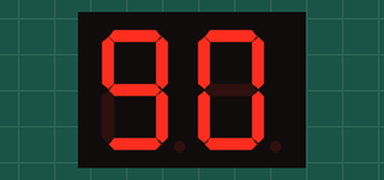
The sketch below on a simulated Arduino Uno, built with avr-gcc and run on an emulated ATmega328P. Parts: 2-digit seven-segment display. Wiring (inferred from the names in the program): 2-digit 7-segment display, segments lit when HIGH: segments pin 13, pin 12, pin 11, pin 10, pin 9, pin 8, pin 7, pin 6; digit selects pin 3, pin 2. The segment pins are drawn as the display they are named for.

Above: at 0.35 s.
At 5.2 s:
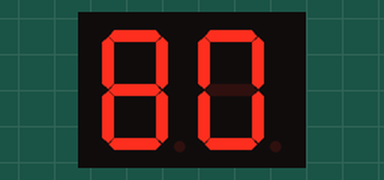
At 9.7 s:
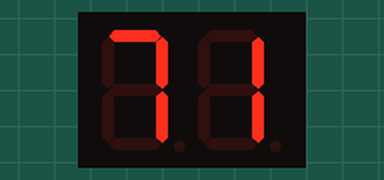
At 18.7 s:
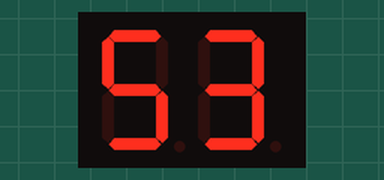
At 27.2 s:
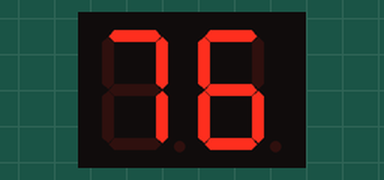
At 36.2 s:
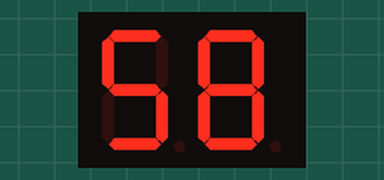

The sketch:

7Seg_2Digit_Counter.ino
```cpp
#define a 13
#define b 12
#define c 11
#define d 10
#define e 9
#define f 8
#define g 7
#define dot 6
#define com1 3
#define com2 2

int puluhan,satuan;
int yy;

void setup() {
  pinMode(a,OUTPUT);
  pinMode(b,OUTPUT);
  pinMode(c,OUTPUT);
  pinMode(d,OUTPUT);
  pinMode(e,OUTPUT);
  pinMode(f,OUTPUT);
  pinMode(g,OUTPUT);
  pinMode(dot,OUTPUT);
  pinMode(com1,OUTPUT);
  pinMode(com2,OUTPUT);
  yy=0;
}

void loop() {
  for(yy=90;yy>50;yy--){
    for(int tunda=0;tunda<5;tunda++){
      setAngka(yy);
    }

  }

}
```

7seg_simple.ino
```cpp
void angka(int xx){
  if(xx==0){
  digitalWrite(a,HIGH);
  digitalWrite(b,HIGH);
  digitalWrite(c,HIGH);
  digitalWrite(d,HIGH);
  digitalWrite(e,HIGH);
  digitalWrite(f,HIGH);
  digitalWrite(g,LOW);
  }

  if(xx==1){
  digitalWrite(a,LOW);
  digitalWrite(b,HIGH);
  digitalWrite(c,HIGH);
  digitalWrite(d,LOW);
  digitalWrite(e,LOW);
  digitalWrite(f,LOW);
  digitalWrite(g,LOW);
  }

  if(xx==2){
  digitalWrite(a,HIGH);
  digitalWrite(b,HIGH);
  digitalWrite(c,LOW);
  digitalWrite(d,HIGH);
  digitalWrite(e,HIGH);
  digitalWrite(f,LOW);
  digitalWrite(g,HIGH);
  }

  if(xx==3){
  digitalWrite(a,HIGH);
  digitalWrite(b,HIGH);
  digitalWrite(c,HIGH);
  digitalWrite(d,HIGH);
  digitalWrite(e,LOW);
  digitalWrite(f,LOW);
  digitalWrite(g,HIGH);
  }

  if(xx==4){
  digitalWrite(a,LOW);
  digitalWrite(b,HIGH);
  digitalWrite(c,HIGH);
  digitalWrite(d,LOW);
  digitalWrite(e,LOW);
  digitalWrite(f,HIGH);
  digitalWrite(g,HIGH);
  }

  if(xx==5){
  digitalWrite(a,HIGH);
  digitalWrite(b,LOW);
  digitalWrite(c,HIGH);
  digitalWrite(d,HIGH);
  digitalWrite(e,LOW);
  digitalWrite(f,HIGH);
  digitalWrite(g,HIGH);
  }

  if(xx==6){
  digitalWrite(a,HIGH);
  digitalWrite(b,LOW);
  digitalWrite(c,HIGH);
  digitalWrite(d,HIGH);
  digitalWrite(e,HIGH);
  digitalWrite(f,HIGH);
  digitalWrite(g,HIGH);
  }

  if(xx==7){
  digitalWrite(a,HIGH);
  digitalWrite(b,HIGH);
  digitalWrite(c,HIGH);
  digitalWrite(d,LOW);
  digitalWrite(e,LOW);
  digitalWrite(f,LOW);
  digitalWrite(g,LOW);
  }

  if(xx==8){
  digitalWrite(a,HIGH);
  digitalWrite(b,HIGH);
  digitalWrite(c,HIGH);
  digitalWrite(d,HIGH);
  digitalWrite(e,HIGH);
  digitalWrite(f,HIGH);
  digitalWrite(g,HIGH);
  }

  if(xx==9){
  digitalWrite(a,HIGH);
  digitalWrite(b,HIGH);
  digitalWrite(c,HIGH);
  digitalWrite(d,HIGH);
  digitalWrite(e,LOW);
  digitalWrite(f,HIGH);
  digitalWrite(g,HIGH);
  }
}
```

tab2.ino
```cpp
void setAngka(int xxx){  //angka 57

  if(xxx<10){puluhan=0;satuan=xxx;}
  else if(xxx<20){puluhan=1;satuan=xxx-10;}
  else if(xxx<30){puluhan=2;satuan=xxx-20;}
  else if(xxx<40){puluhan=3;satuan=xxx-30;}
  else if(xxx<50){puluhan=4;satuan=xxx-40;}
  else if(xxx<60){puluhan=5;satuan=xxx-50;}
  else if(xxx<70){puluhan=6;satuan=xxx-60;}
  else if(xxx<80){puluhan=7;satuan=xxx-70;}
  else if(xxx<90){puluhan=8;satuan=xxx-80;}
  else if(xxx<100){puluhan=9;satuan=xxx-90;}

  digitalWrite(com1,LOW);
  digitalWrite(com2,HIGH);
  angka(puluhan);
  delay(50);

  digitalWrite(com1,HIGH);
  digitalWrite(com2,LOW);
  angka(satuan);
  delay(50);
}
```

Measured:
- what the display in image 0 shows lasts 0.4 s, from 0.2 s to 0.6 s
- what the display in image 1 shows lasts 0.5 s, from 5.2 s to 5.7 s
